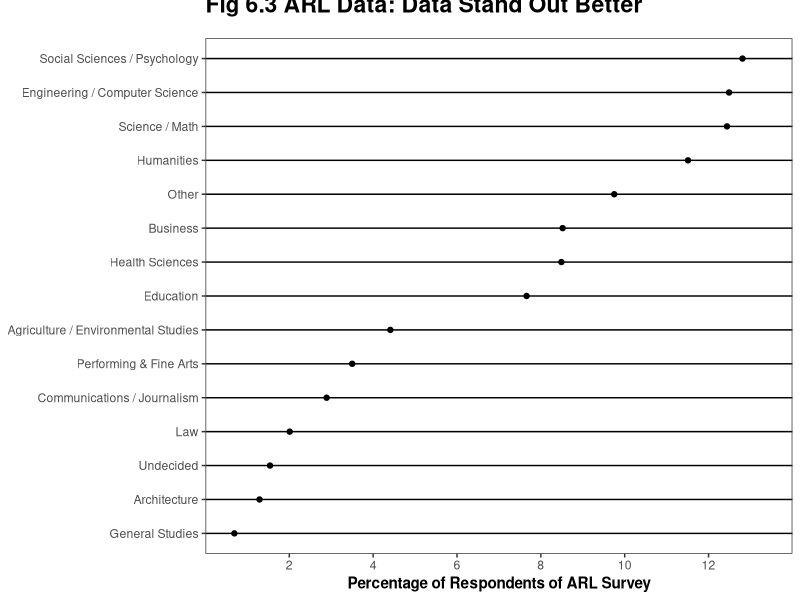
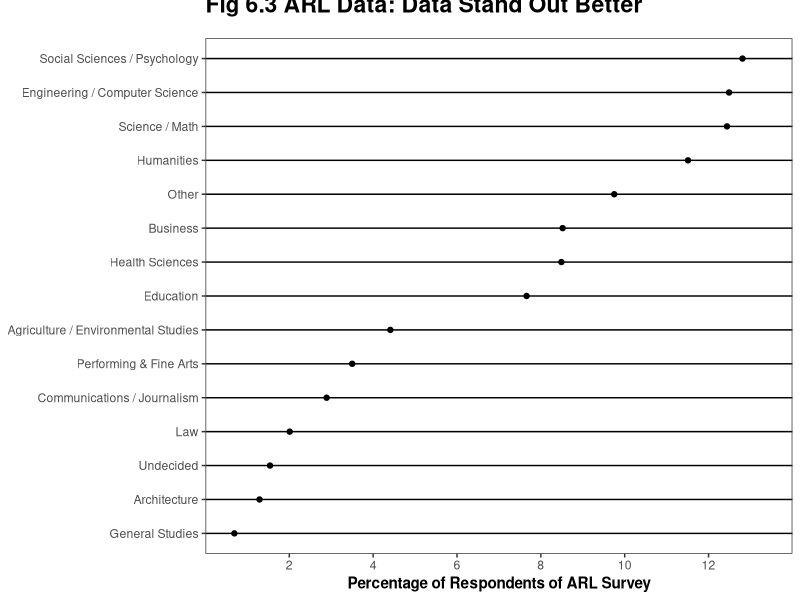

Generate these figures, in order, with R:
library(ggplot2)

this_base <- "fig06-03_arl-data-data-stand-out-better"

my_data <- data.frame(
  discipline = c("Agriculture / Environmental Studies", "Architecture", 
                 "Business", "Communications / Journalism", "Education",
                 "Engineering / Computer Science", "Health Sciences",
                 "Humanities", "Law", "Performing & Fine Arts",
                 "Science / Math", "Social Sciences / Psychology",
                 "General Studies", "Undecided", "Other"),
  respondents = c(1142, 335, 2206, 749, 1984, 3233, 2198, 
                  2979, 521, 906, 3221, 3316, 178, 400, 2525),
  percent = c(4.41, 1.29, 8.52, 2.89, 7.66, 12.49, 8.49,
              11.51, 2.01, 3.50, 12.44, 12.81, 0.69, 1.54, 9.75))

p <- ggplot(my_data, aes(x = reorder(discipline, percent), y = percent, 
                         group = 1, label = percent)) +
  geom_point() + 
  coord_flip() +
  scale_y_continuous(breaks = seq(2, 12, 2), limits = c(0, 14), 
                     expand = c(0, 0)) +
  labs(x = NULL, y = "Percentage of Respondents of ARL Survey") +
  ggtitle("Fig 6.3 ARL Data: Data Stand Out Better") + 
  theme_bw() + 
  theme(panel.grid.major.x = element_blank(),
        panel.grid.major.y = element_line(colour = 'black'),
        panel.grid.minor = element_blank(),
        plot.title = element_text(size = rel(1.5), vjust = 3, face = "bold"),
        axis.title = element_text(face = 'bold'))

p

ggsave(paste0(this_base, ".png"), 
       p, width = 8, height = 9)
